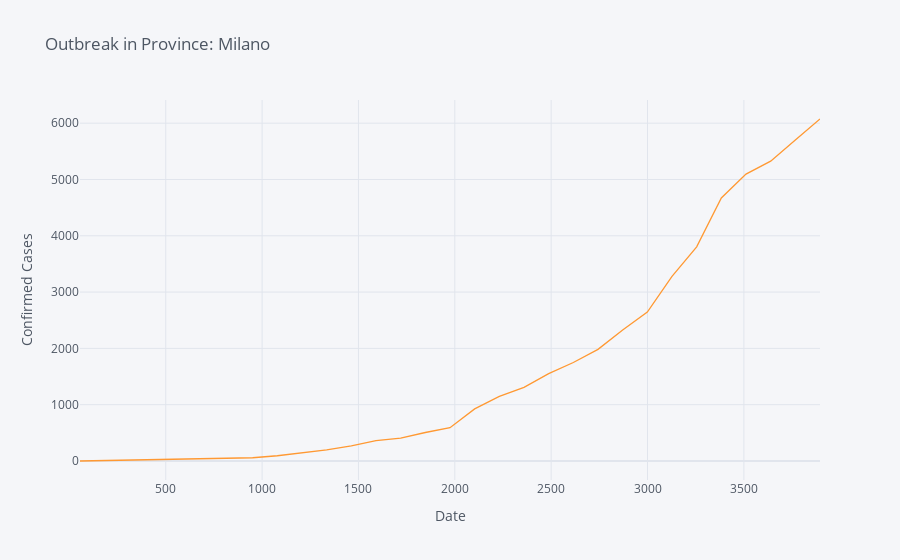

Notebook source saved alongside this figure:
### Markdown cell above
## Province-Level Data

### Code cell
clean_province_data = pd.read_csv("output/italy_province_report_data.csv")
province_name = "Milano"
selected_province_data = clean_province_data[clean_province_data["province"] == province_name]
selected_province_data["total positive cases"].iplot(title="Outbreak in Province: " + province_name, xTitle="Date", yTitle="Confirmed Cases")

### Figure 1 — Plotly figure (JSON) as saved in the notebook; plotly's stock layout.template omitted (floating-point values rounded to 4 significant figures)
{"data": [{"line": {"color": "rgba(255, 153, 51, 1.0)", "dash": "solid", "shape": "linear", "width": 1.3}, "mode": "lines", "name": "total positive cases", "text": "", "type": "scatter", "x": [55, 183, 311, 439, 567, 695, 823, 951, 1079, 1207, 1335, 1463, 1591, 1719, 1847, 1975, 2103, 2231, 2359, 2487, 2615, 2743, 2871, 2999, 3127, 3255, 3383, 3511, 3639, 3767, 3895], "y": [0, 8, 8, 15, 29, 30, 46, 58, 93, 145, 197, 267, 361, 406, 506, 592, 925, 1146, 1307, 1551, 1750, 1983, 2326, 2644, 3278, 3804, 4672, 5096, 5326, 5701, 6074]}], "layout": {"legend": {"bgcolor": "#F5F6F9", "font": {"color": "#4D5663"}}, "paper_bgcolor": "#F5F6F9", "plot_bgcolor": "#F5F6F9", "title": {"font": {"color": "#4D5663"}, "text": "Outbreak in Province: Milano"}, "xaxis": {"gridcolor": "#E1E5ED", "showgrid": true, "tickfont": {"color": "#4D5663"}, "title": {"font": {"color": "#4D5663"}, "text": "Date"}, "zerolinecolor": "#E1E5ED"}, "yaxis": {"gridcolor": "#E1E5ED", "showgrid": true, "tickfont": {"color": "#4D5663"}, "title": {"font": {"color": "#4D5663"}, "text": "Confirmed Cases"}, "zerolinecolor": "#E1E5ED"}}}
